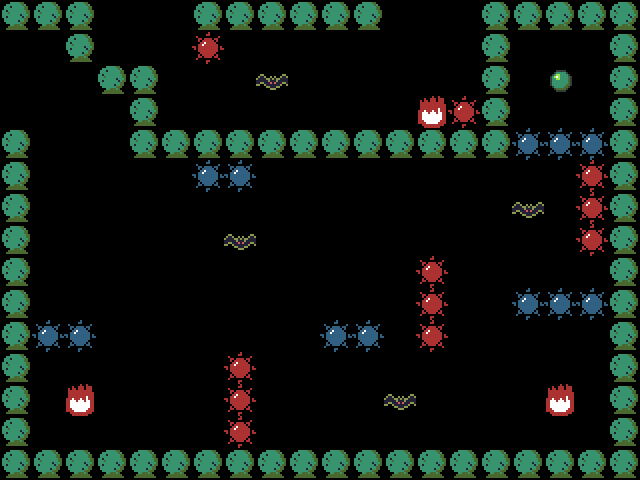

This game map was drawn from its Tiled (.tmx) file and the tilesets committed beside it. A one-line description and the full map source follow:
An orthogonal 20x15 tile map with 32x32 px tiles, 1 tile layer (object).

<map version="1.0" orientation="orthogonal" renderorder="right-down" width="20" height="15" tilewidth="32" tileheight="32" nextobjectid="1">
 <tileset firstgid="1" name="tileset" tilewidth="32" tileheight="32" tilecount="64" columns="8">
  <image source="tileset.png" width="256" height="256" />
 </tileset>
 <layer name="object" width="20" height="15">
  <data encoding="csv">
3,3,3,0,0,0,3,3,3,3,3,3,0,0,0,3,3,3,3,3,
0,0,3,0,0,0,23,0,0,0,0,0,0,0,0,3,0,0,0,3,
0,0,0,3,3,0,0,0,18,0,0,0,0,0,0,3,0,12,0,3,
0,0,0,0,3,0,0,0,0,0,0,0,0,21,23,3,0,0,0,3,
3,0,0,0,3,3,3,3,3,3,3,3,3,3,3,3,25,25,25,3,
3,0,0,0,0,0,25,25,0,0,0,0,0,0,0,0,0,0,23,3,
3,0,0,0,0,0,0,0,0,0,0,0,0,0,0,0,18,0,23,3,
3,0,0,0,0,0,0,18,0,0,0,0,0,0,0,0,0,0,23,3,
3,0,0,0,0,0,0,0,0,0,0,0,0,23,0,0,0,0,0,3,
3,0,0,0,0,0,0,0,0,0,0,0,0,23,0,0,25,25,25,3,
3,25,25,0,0,0,0,0,0,0,25,25,0,23,0,0,0,0,0,3,
3,0,0,0,0,0,0,23,0,0,0,0,0,0,0,0,0,0,0,3,
3,0,21,0,0,0,0,23,0,0,0,0,18,0,0,0,0,21,0,3,
3,0,0,0,0,0,0,23,0,0,0,0,0,0,0,0,0,0,0,3,
3,3,3,3,3,3,3,3,3,3,3,3,3,3,3,3,3,3,3,3
</data>
 </layer>
</map>
